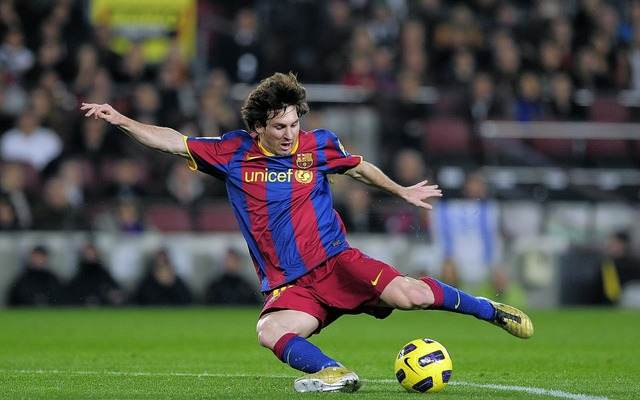
#> input picture FA2023/OpenCV/images/messi5.jpg, 640 x 400 px
$ jupyter execute Canny_Edge_Detection.ipynb
#> lines starting #> are read from the running program, lines starting #| are printed output that depends on the picture; after the words box and inside, x2 and y2 are one past the last pixel; in counts of white or black regions, pixels touching at a corner belong together
Import libraries

[cell 1]
import numpy as np
import cv2 as cv
from matplotlib import pyplot as plt

Canny Edge Detection in OpenCV

[cell 2]
img = cv.imread('../images/messi5.jpg', cv.IMREAD_GRAYSCALE)
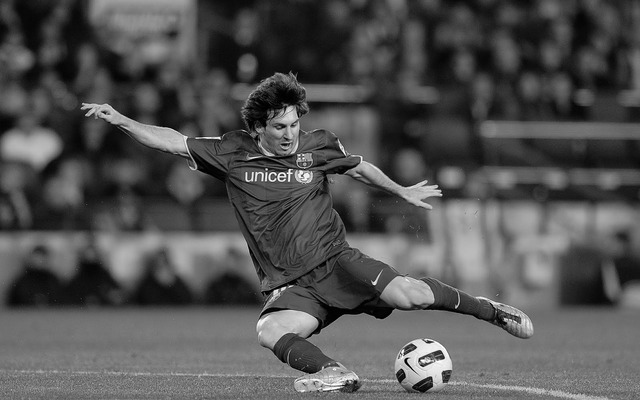
#> img: shape (400, 640); min 0, max 255, mean 82.3
assert img is not None, "file could not be read, check with os.path.exists()"
edges = cv.Canny(img,100,200)
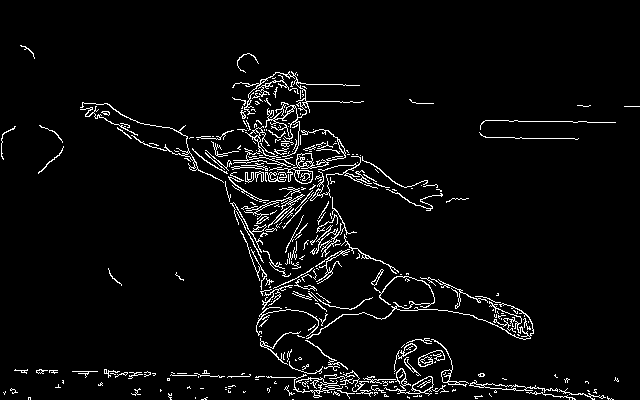
#> edges: shape (400, 640); 4.4% white in thin lines or dots, all inside (x1, y1, x2, y2) = (1, 45, 640, 400)
plt.subplot(121),plt.imshow(img,cmap = 'gray')
plt.title('Original Image'), plt.xticks([]), plt.yticks([])
plt.subplot(122),plt.imshow(edges,cmap = 'gray')
plt.title('Edge Image'), plt.xticks([]), plt.yticks([])
plt.show()
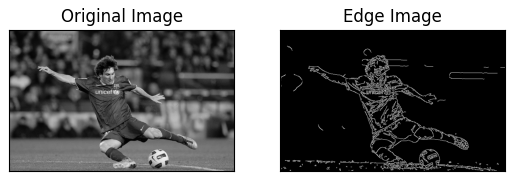
#> figure drawn by matplotlib, 2 panels

Another example

[cell 3]
img = cv.imread('../images/bilateral.jpg', cv.IMREAD_GRAYSCALE)
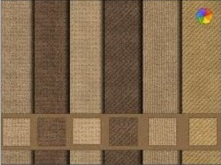
#> input picture FA2023/OpenCV/images/bilateral.jpg, 221 x 165 px
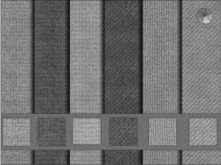
#> img: shape (165, 221); min 10, max 212, mean 112.7
assert img is not None, "file could not be read, check with os.path.exists()"
edges = cv.Canny(img,100,100)
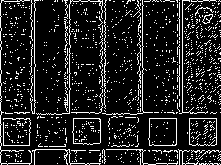
#> edges: shape (165, 221); 13% white in thin lines or dots
plt.subplot(121),plt.imshow(img,cmap = 'gray')
plt.title('Original Image'), plt.xticks([]), plt.yticks([])
plt.subplot(122),plt.imshow(edges,cmap = 'gray')
plt.title('Edge Image'), plt.xticks([]), plt.yticks([])
plt.show()
